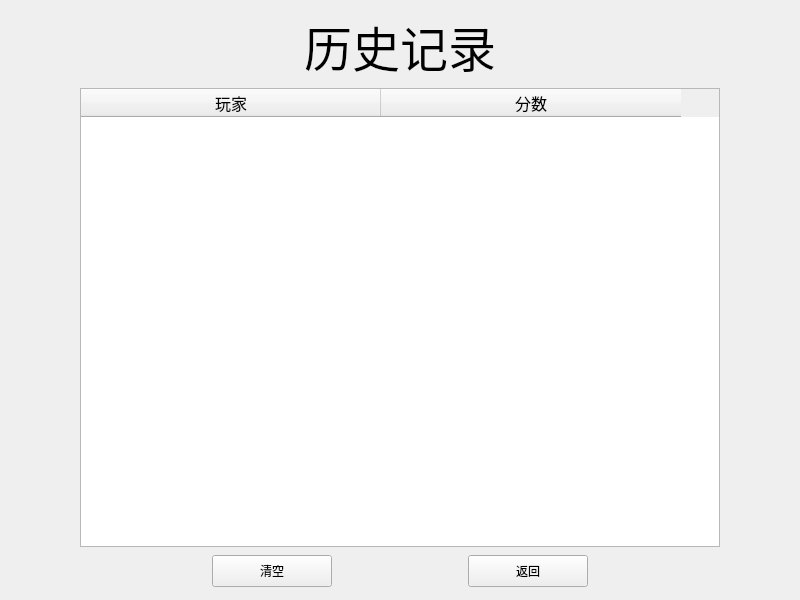
<?xml version="1.0" encoding="UTF-8"?>
<ui version="4.0">
 <class>FormHistory</class>
 <widget class="QWidget" name="FormHistory">
  <property name="geometry">
   <rect>
    <x>0</x>
    <y>0</y>
    <width>800</width>
    <height>600</height>
   </rect>
  </property>
  <layout class="QGridLayout" name="gridLayout">
   <item row="1" column="3">
    <spacer name="horizontalSpacerRight">
     <property name="orientation">
      <enum>Qt::Horizontal</enum>
     </property>
     <property name="sizeHint" stdset="0">
      <size>
       <width>40</width>
       <height>20</height>
      </size>
     </property>
    </spacer>
   </item>
   <item row="1" column="0">
    <spacer name="horizontalSpacerLeft">
     <property name="orientation">
      <enum>Qt::Horizontal</enum>
     </property>
     <property name="sizeHint" stdset="0">
      <size>
       <width>40</width>
       <height>20</height>
      </size>
     </property>
    </spacer>
   </item>
   <item row="2" column="2">
    <widget class="QWidget" name="widget" native="true">
     <layout class="QHBoxLayout" name="horizontalLayout">
      <property name="leftMargin">
       <number>2</number>
      </property>
      <property name="topMargin">
       <number>2</number>
      </property>
      <property name="rightMargin">
       <number>2</number>
      </property>
      <property name="bottomMargin">
       <number>2</number>
      </property>
      <item>
       <widget class="QToolButton" name="buttonClear">
        <property name="minimumSize">
         <size>
          <width>120</width>
          <height>32</height>
         </size>
        </property>
        <property name="styleSheet">
         <string notr="true">border-image: url(:/assets/button.png);
font: 14pt &quot;微软雅黑&quot;;</string>
        </property>
        <property name="text">
         <string>清空</string>
        </property>
       </widget>
      </item>
      <item>
       <widget class="QToolButton" name="buttonBack">
        <property name="minimumSize">
         <size>
          <width>120</width>
          <height>32</height>
         </size>
        </property>
        <property name="styleSheet">
         <string notr="true">border-image: url(:/assets/button.png);
font: 14pt &quot;微软雅黑&quot;;</string>
        </property>
        <property name="text">
         <string>返回</string>
        </property>
       </widget>
      </item>
     </layout>
    </widget>
   </item>
   <item row="0" column="2">
    <widget class="QLabel" name="labelTitle">
     <property name="font">
      <font>
       <family>微软雅黑</family>
       <pointsize>36</pointsize>
       <weight>9</weight>
       <italic>false</italic>
       <bold>false</bold>
      </font>
     </property>
     <property name="styleSheet">
      <string notr="true">font: 75 36pt &quot;微软雅黑&quot;;</string>
     </property>
     <property name="text">
      <string>历史记录</string>
     </property>
     <property name="alignment">
      <set>Qt::AlignCenter</set>
     </property>
    </widget>
   </item>
   <item row="1" column="2">
    <widget class="QTableWidget" name="tableWidget">
     <property name="minimumSize">
      <size>
       <width>640</width>
       <height>320</height>
      </size>
     </property>
     <property name="styleSheet">
      <string notr="true">border-image: url(:/res/page.png);
font: 12pt &quot;微软雅黑&quot;;</string>
     </property>
     <attribute name="horizontalHeaderDefaultSectionSize">
      <number>300</number>
     </attribute>
     <column>
      <property name="text">
       <string>玩家</string>
      </property>
      <property name="font">
       <font>
        <family>楷体</family>
        <pointsize>12</pointsize>
       </font>
      </property>
      <property name="textAlignment">
       <set>AlignCenter</set>
      </property>
     </column>
     <column>
      <property name="text">
       <string>分数</string>
      </property>
      <property name="font">
       <font>
        <family>楷体</family>
        <pointsize>12</pointsize>
       </font>
      </property>
      <property name="textAlignment">
       <set>AlignCenter</set>
      </property>
     </column>
    </widget>
   </item>
  </layout>
 </widget>
 <resources/>
 <connections/>
</ui>
